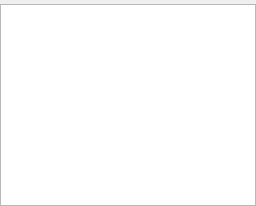
<?xml version="1.0" encoding="UTF-8"?>
<ui version="4.0">
 <class>CDbLiveryComponent</class>
 <widget class="QFrame" name="CDbLiveryComponent">
  <property name="geometry">
   <rect>
    <x>0</x>
    <y>0</y>
    <width>256</width>
    <height>206</height>
   </rect>
  </property>
  <property name="windowTitle">
   <string>Search and find aircraft liveries</string>
  </property>
  <property name="whatsThis">
   <string>Search and find aircraft liveries</string>
  </property>
  <property name="frameShape">
   <enum>QFrame::NoFrame</enum>
  </property>
  <property name="frameShadow">
   <enum>QFrame::Plain</enum>
  </property>
  <property name="lineWidth">
   <number>0</number>
  </property>
  <layout class="QVBoxLayout" name="vl_LiveryComponent">
   <property name="spacing">
    <number>4</number>
   </property>
   <property name="leftMargin">
    <number>0</number>
   </property>
   <property name="topMargin">
    <number>0</number>
   </property>
   <property name="rightMargin">
    <number>0</number>
   </property>
   <property name="bottomMargin">
    <number>0</number>
   </property>
   <item alignment="Qt::AlignLeft">
    <widget class="swift::gui::filters::CLiveryFilterBar" name="filter_Livery">
     <property name="minimumSize">
      <size>
       <width>200</width>
       <height>0</height>
      </size>
     </property>
     <property name="frameShape">
      <enum>QFrame::StyledPanel</enum>
     </property>
     <property name="frameShadow">
      <enum>QFrame::Raised</enum>
     </property>
    </widget>
   </item>
   <item>
    <widget class="swift::gui::views::CLiveryView" name="tvp_Liveries">
     <property name="selectionMode">
      <enum>QAbstractItemView::SingleSelection</enum>
     </property>
     <property name="selectionBehavior">
      <enum>QAbstractItemView::SelectRows</enum>
     </property>
     <attribute name="verticalHeaderVisible">
      <bool>false</bool>
     </attribute>
    </widget>
   </item>
  </layout>
 </widget>
 <customwidgets>
  <customwidget>
   <class>swift::gui::views::CLiveryView</class>
   <extends>QTableView</extends>
   <header>gui/views/liveryview.h</header>
  </customwidget>
  <customwidget>
   <class>swift::gui::filters::CLiveryFilterBar</class>
   <extends>QFrame</extends>
   <header>gui/filters/liveryfilterbar.h</header>
   <container>1</container>
  </customwidget>
 </customwidgets>
 <resources/>
 <connections/>
</ui>
